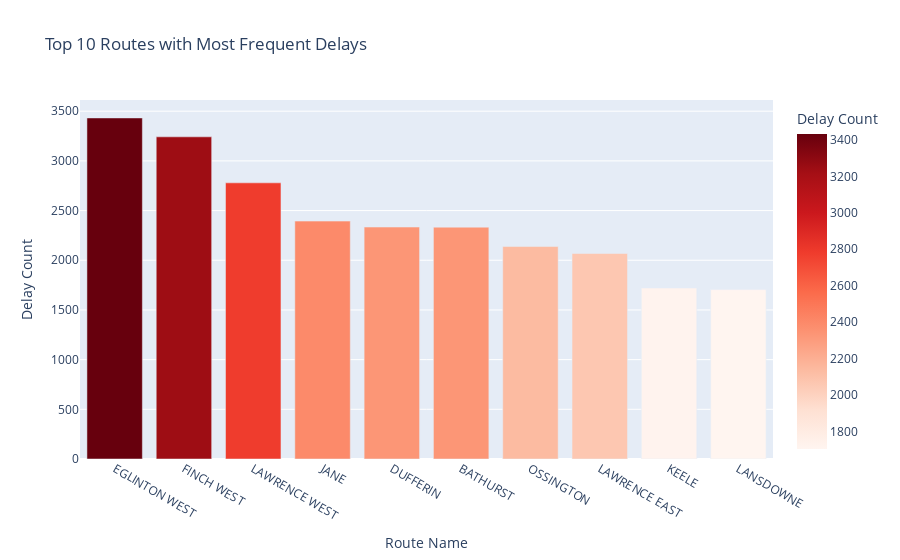

The cell this chart's notebook holds for it:
### Code cell
delay_counts = data['Route Name'].value_counts().reset_index()
delay_counts.columns = ['Route Name', 'Delay Count']

# Select the top 10 routes
top_10_routes = delay_counts.head(10)

# Create a bar plot using Plotly Express
fig = px.bar(top_10_routes, x='Route Name', y='Delay Count', title='Top 10 Routes with Most Frequent Delays',color='Delay Count', color_continuous_scale='Reds')

# Show the plot
fig.show()

### Figure 1 — Plotly figure (JSON) as saved in the notebook; plotly's stock layout.template omitted (floating-point values rounded to 4 significant figures)
{"data": [{"alignmentgroup": "True", "hovertemplate": "Route Name=%{x}<br>Delay Count=%{marker.color}<extra></extra>", "legendgroup": "", "marker": {"color": [3432, 3242, 2779, 2394, 2334, 2333, 2138, 2068, 1721, 1705], "coloraxis": "coloraxis", "pattern": {"shape": ""}}, "name": "", "offsetgroup": "", "orientation": "v", "showlegend": false, "textposition": "auto", "type": "bar", "x": ["EGLINTON WEST", "FINCH WEST", "LAWRENCE WEST", "JANE", "DUFFERIN", "BATHURST", "OSSINGTON", "LAWRENCE EAST", "KEELE", "LANSDOWNE"], "xaxis": "x", "y": [3432, 3242, 2779, 2394, 2334, 2333, 2138, 2068, 1721, 1705], "yaxis": "y"}], "layout": {"barmode": "relative", "coloraxis": {"colorbar": {"title": {"text": "Delay Count"}}, "colorscale": [[0, "rgb(255,245,240)"], [0.125, "rgb(254,224,210)"], [0.25, "rgb(252,187,161)"], [0.375, "rgb(252,146,114)"], [0.5, "rgb(251,106,74)"], [0.625, "rgb(239,59,44)"], [0.75, "rgb(203,24,29)"], [0.875, "rgb(165,15,21)"], [1, "rgb(103,0,13)"]]}, "legend": {"tracegroupgap": 0}, "title": {"text": "Top 10 Routes with Most Frequent Delays"}, "xaxis": {"anchor": "y", "domain": [0, 1], "title": {"text": "Route Name"}}, "yaxis": {"anchor": "x", "domain": [0, 1], "title": {"text": "Delay Count"}}}}
